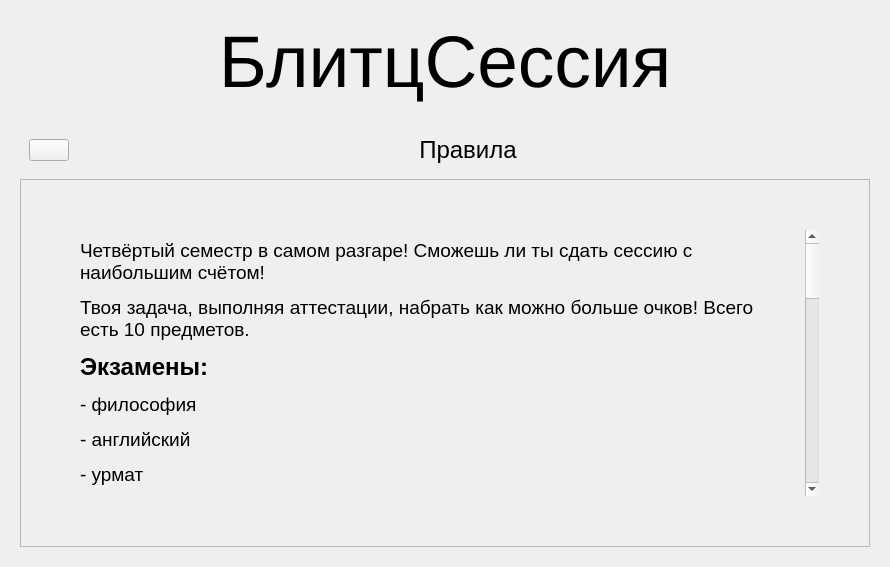
<?xml version="1.0" encoding="UTF-8"?>
<ui version="4.0">
 <class>RulesMenu</class>
 <widget class="QWidget" name="RulesMenu">
  <property name="geometry">
   <rect>
    <x>0</x>
    <y>0</y>
    <width>890</width>
    <height>567</height>
   </rect>
  </property>
  <property name="windowTitle">
   <string>Form</string>
  </property>
  <property name="styleSheet">
   <string notr="true">#rulesTextScrollArea {
	padding: 50px;
}</string>
  </property>
  <layout class="QVBoxLayout" name="verticalLayout">
   <item alignment="Qt::AlignTop">
    <widget class="QWidget" name="widget" native="true">
     <layout class="QHBoxLayout" name="horizontalLayout">
      <item alignment="Qt::AlignTop">
       <widget class="QLabel" name="label">
        <property name="font">
         <font>
          <pointsize>55</pointsize>
         </font>
        </property>
        <property name="text">
         <string>БлитцСессия</string>
        </property>
        <property name="alignment">
         <set>Qt::AlignCenter</set>
        </property>
       </widget>
      </item>
     </layout>
    </widget>
   </item>
   <item>
    <widget class="QWidget" name="widget_2" native="true">
     <property name="sizePolicy">
      <sizepolicy hsizetype="Preferred" vsizetype="Expanding">
       <horstretch>0</horstretch>
       <verstretch>0</verstretch>
      </sizepolicy>
     </property>
     <layout class="QVBoxLayout" name="verticalLayout_2">
      <item>
       <widget class="QWidget" name="widget_3" native="true">
        <layout class="QHBoxLayout" name="horizontalLayout_2">
         <item alignment="Qt::AlignLeft">
          <widget class="QPushButton" name="closeRulesButton">
           <property name="text">
            <string/>
           </property>
           <property name="icon">
            <iconset resource="../resources/resources.qrc">
             <normaloff>:/vsu-theme/themes/vsu/interface-delete-vsu.png</normaloff>:/vsu-theme/themes/vsu/interface-delete-vsu.png</iconset>
           </property>
          </widget>
         </item>
         <item>
          <widget class="QLabel" name="label_2">
           <property name="sizePolicy">
            <sizepolicy hsizetype="Expanding" vsizetype="Preferred">
             <horstretch>0</horstretch>
             <verstretch>0</verstretch>
            </sizepolicy>
           </property>
           <property name="font">
            <font>
             <pointsize>18</pointsize>
            </font>
           </property>
           <property name="text">
            <string>Правила</string>
           </property>
           <property name="alignment">
            <set>Qt::AlignCenter</set>
           </property>
          </widget>
         </item>
        </layout>
       </widget>
      </item>
      <item>
       <widget class="QScrollArea" name="rulesTextScrollArea">
        <property name="widgetResizable">
         <bool>true</bool>
        </property>
        <widget class="QWidget" name="scrollAreaWidgetContents">
         <property name="geometry">
          <rect>
           <x>0</x>
           <y>0</y>
           <width>735</width>
           <height>1655</height>
          </rect>
         </property>
         <layout class="QVBoxLayout" name="verticalLayout_3">
          <item>
           <widget class="QLabel" name="label_3">
            <property name="text">
             <string>&lt;html&gt;&lt;head/&gt;&lt;body&gt;&lt;p&gt;&lt;span style=&quot; font-size:14pt;&quot;&gt;Четвёртый семестр в самом разгаре! Сможешь ли ты сдать сессию с наибольшим счётом!&lt;/span&gt;&lt;/p&gt;&lt;p&gt;&lt;span style=&quot; font-size:14pt;&quot;&gt;Твоя задача, выполняя аттестации, набрать как можно больше очков! Всего есть 10 предметов.&lt;/span&gt;&lt;/p&gt;&lt;p&gt;&lt;span style=&quot; font-size:18pt; font-weight:600;&quot;&gt;Экзамены:&lt;/span&gt;&lt;/p&gt;&lt;p&gt;&lt;img src=&quot;:/rules-preview/rules-preview/PHILOSOPHY.png&quot;/&gt;&lt;span style=&quot; font-size:14pt;&quot;&gt; - философия&lt;/span&gt;&lt;/p&gt;&lt;p&gt;&lt;img src=&quot;:/rules-preview/rules-preview/ENGLISH.png&quot;/&gt;&lt;span style=&quot; font-size:14pt;&quot;&gt;- английский&lt;/span&gt;&lt;/p&gt;&lt;p&gt;&lt;img src=&quot;:/rules-preview/rules-preview/MATEQ.png&quot;/&gt;&lt;span style=&quot; font-size:14pt;&quot;&gt; - урмат&lt;/span&gt;&lt;/p&gt;&lt;p&gt;&lt;img src=&quot;:/rules-preview/rules-preview/LANGUAGES.png&quot;/&gt;&lt;span style=&quot; font-size:14pt;&quot;&gt; - ЯиСП&lt;/span&gt;&lt;/p&gt;&lt;p&gt;&lt;span style=&quot; font-size:18pt; font-weight:600;&quot;&gt;Зачёты с оценкой:&lt;/span&gt;&lt;/p&gt;&lt;p&gt;&lt;img src=&quot;:/rules-preview/rules-preview/HMI.png&quot;/&gt;&lt;span style=&quot; font-size:14pt;&quot;&gt; - ЧМИ&lt;/span&gt;&lt;/p&gt;&lt;p&gt;&lt;span style=&quot; font-size:18pt; font-weight:600;&quot;&gt;Обычные зачёты:&lt;/span&gt;&lt;/p&gt;&lt;p&gt;&lt;img src=&quot;:/rules-preview/rules-preview/CALCULATION_METHODS.png&quot;/&gt;&lt;span style=&quot; font-size:14pt;&quot;&gt; - методы вычислений&lt;/span&gt;&lt;/p&gt;&lt;p&gt;&lt;img src=&quot;:/rules-preview/rules-preview/TIPIS.png&quot;/&gt;&lt;span style=&quot; font-size:14pt;&quot;&gt; - ТИПиС&lt;/span&gt;&lt;/p&gt;&lt;p&gt;&lt;img src=&quot;:/rules-preview/rules-preview/UNIX.png&quot;/&gt;&lt;span style=&quot; font-size:14pt;&quot;&gt; - ОС UNIX&lt;/span&gt;&lt;/p&gt;&lt;p&gt;&lt;img src=&quot;:/rules-preview/rules-preview/ELECTRONICS.png&quot;/&gt;&lt;span style=&quot; font-size:14pt;&quot;&gt; - электроника&lt;/span&gt;&lt;/p&gt;&lt;p&gt;&lt;img src=&quot;:/rules-preview/rules-preview/PE.png&quot;/&gt;&lt;span style=&quot; font-size:14pt;&quot;&gt; - физра&lt;/span&gt;&lt;/p&gt;&lt;p&gt;&lt;span style=&quot; font-size:14pt;&quot;&gt;иииииииииииииии...&lt;/span&gt;&lt;/p&gt;&lt;p&gt;&lt;span style=&quot; font-size:18pt; font-weight:600; color:#c8bc0d;&quot;&gt;- ХАЛЯВА!&lt;/span&gt;&lt;/p&gt;&lt;p&gt;&lt;span style=&quot; font-size:14pt;&quot;&gt;Очки за сданные аттестации начисляются, если суммарная оценка по ним равна 100 баллам.&lt;/span&gt;&lt;/p&gt;&lt;p&gt;&lt;span style=&quot; font-size:14pt;&quot;&gt;Если тебе удалось сдать аттестации только за счёт &lt;/span&gt;&lt;span style=&quot; font-size:14pt; color:#c8bc0d;&quot;&gt;ХаЛяВы&lt;/span&gt;&lt;span style=&quot; font-size:14pt;&quot;&gt;, то 100 баллов умножаются на 100!&lt;/span&gt;&lt;/p&gt;&lt;p&gt;&lt;span style=&quot; font-size:14pt;&quot;&gt;Если ты сдал аттестации по &lt;/span&gt;&lt;span style=&quot; font-size:14pt; font-weight:600;&quot;&gt;одному предмету&lt;/span&gt;&lt;span style=&quot; font-size:14pt;&quot;&gt;, то 100 баллов &lt;/span&gt;&lt;span style=&quot; font-size:14pt; font-weight:600;&quot;&gt;умножаются&lt;/span&gt;&lt;span style=&quot; font-size:14pt;&quot;&gt; на множитель этого предмета:&lt;/span&gt;&lt;/p&gt;&lt;p&gt;&lt;span style=&quot; font-size:14pt;&quot;&gt;- для экзамена - &lt;/span&gt;&lt;span style=&quot; font-size:14pt; font-style:italic;&quot;&gt;2х&lt;/span&gt;&lt;/p&gt;&lt;p&gt;&lt;span style=&quot; font-size:14pt;&quot;&gt;- для зачёта с оценкой - &lt;/span&gt;&lt;span style=&quot; font-size:14pt; font-style:italic;&quot;&gt;1.5х&lt;/span&gt;&lt;/p&gt;&lt;p&gt;&lt;span style=&quot; font-size:14pt;&quot;&gt;- для обычного зачёта - &lt;/span&gt;&lt;span style=&quot; font-size:14pt; font-style:italic;&quot;&gt;1х&lt;/span&gt;&lt;/p&gt;&lt;p&gt;&lt;span style=&quot; font-size:14pt;&quot;&gt;А если ты ещё и &lt;/span&gt;&lt;span style=&quot; font-size:14pt; color:#c8bc0d;&quot;&gt;Х&lt;/span&gt;&lt;span style=&quot; font-size:16pt; color:#c8bc0d;&quot;&gt;А&lt;/span&gt;&lt;span style=&quot; font-size:18pt; color:#c8bc0d;&quot;&gt;Л&lt;/span&gt;&lt;span style=&quot; font-size:20pt; color:#c8bc0d;&quot;&gt;Я&lt;/span&gt;&lt;span style=&quot; font-size:18pt; color:#c8bc0d;&quot;&gt;В&lt;/span&gt;&lt;span style=&quot; font-size:16pt; color:#c8bc0d;&quot;&gt;К&lt;/span&gt;&lt;span style=&quot; font-size:14pt; color:#c8bc0d;&quot;&gt;У&lt;/span&gt;&lt;span style=&quot; font-size:14pt;&quot;&gt; залутал, то этот результат увеличивается в &lt;/span&gt;&lt;span style=&quot; font-size:14pt; font-weight:600;&quot;&gt;10 раз&lt;/span&gt;&lt;span style=&quot; font-size:14pt;&quot;&gt;!&lt;/span&gt;&lt;/p&gt;&lt;p&gt;&lt;span style=&quot; font-size:14pt;&quot;&gt;Если же аттестации сдавались по разным предметам, то... получишь &lt;/span&gt;&lt;span style=&quot; font-size:14pt; font-weight:600;&quot;&gt;100 очков&lt;/span&gt;&lt;span style=&quot; font-size:14pt;&quot;&gt;. Но не унывай! Ведь если среди этих предметов была &lt;/span&gt;&lt;span style=&quot; font-size:14pt; color:#c8bc0d;&quot;&gt;ХАЛЯВА&lt;/span&gt;&lt;span style=&quot; font-size:14pt; color:#000000;&quot;&gt;, то эти &lt;/span&gt;&lt;span style=&quot; font-size:14pt; font-weight:600; color:#000000;&quot;&gt;100 очков&lt;/span&gt;&lt;span style=&quot; font-size:14pt; color:#000000;&quot;&gt; умножатся на &lt;/span&gt;&lt;span style=&quot; font-size:14pt; font-weight:600; color:#000000;&quot;&gt;самый большой множитель&lt;/span&gt;&lt;span style=&quot; font-size:14pt; color:#000000;&quot;&gt; из сданных аттестаций.&lt;/span&gt;&lt;/p&gt;&lt;p&gt;&lt;span style=&quot; font-size:14pt;&quot;&gt;Также не забывай, что полученные очки &lt;/span&gt;&lt;span style=&quot; font-size:14pt; font-weight:600;&quot;&gt;умножаются&lt;/span&gt;&lt;span style=&quot; font-size:14pt;&quot;&gt; на количество сданных аттестаций!&lt;/span&gt;&lt;br/&gt;&lt;/p&gt;&lt;p&gt;&lt;span style=&quot; font-size:14pt; font-weight:600;&quot;&gt;Успешной сессии, студент!&lt;/span&gt;&lt;/p&gt;&lt;/body&gt;&lt;/html&gt;</string>
            </property>
            <property name="alignment">
             <set>Qt::AlignLeading|Qt::AlignLeft|Qt::AlignTop</set>
            </property>
            <property name="wordWrap">
             <bool>true</bool>
            </property>
           </widget>
          </item>
         </layout>
        </widget>
       </widget>
      </item>
     </layout>
    </widget>
   </item>
  </layout>
 </widget>
 <resources>
  <include location="../resources/resources.qrc"/>
 </resources>
 <connections/>
</ui>
